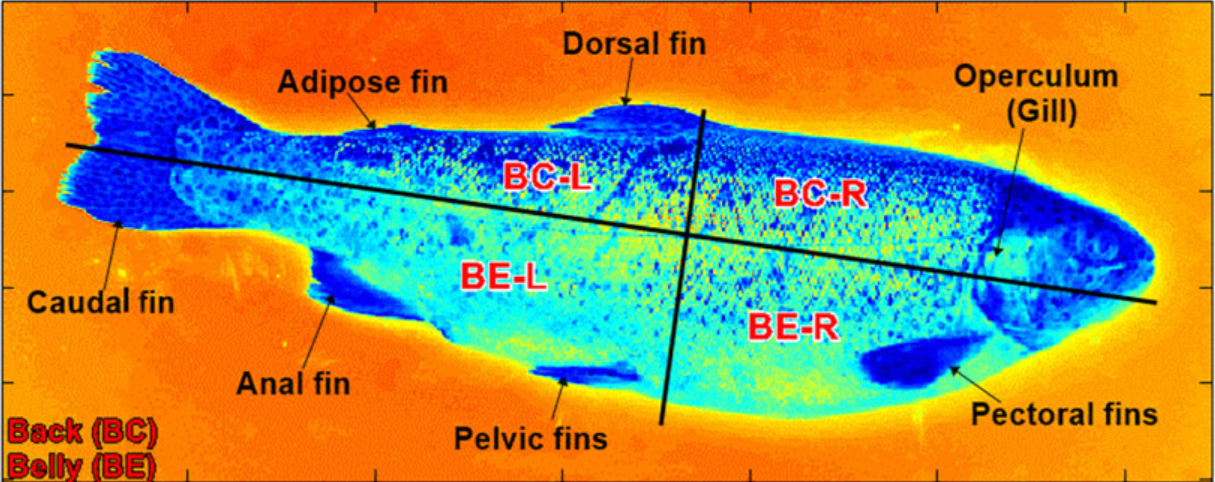
#> input picture histograms/fish.PNG, 1215 x 482 px, found by its file name
$ python 2d_histogram.py
#> lines starting #> are read from the running program, lines starting #| are printed output that depends on the picture
import numpy as np
import cv2
import matplotlib.pyplot as plt
from matplotlib.colors import LogNorm

image = cv2.imread("fish.png")[:, :, :3]
#> image is the input picture: shape (482, 1215, 3); mean B, G, R 80.4, 140.2, 164.2

image_hsv = cv2.cvtColor(image, cv2.COLOR_BGR2HSV)
#> image_hsv: shape (482, 1215, 3); mean H, S, V 46, 235.8, 237.8


# compute RGB histograms
color = ('b','g','r')
plt.figure()
plt.title("RGB histograms")
for i,col in enumerate(color):
    histr = cv2.calcHist([image],[i],None,[256],[0,256])
    plt.plot(histr,color = col)
    plt.xlim([0,256])
plt.show()
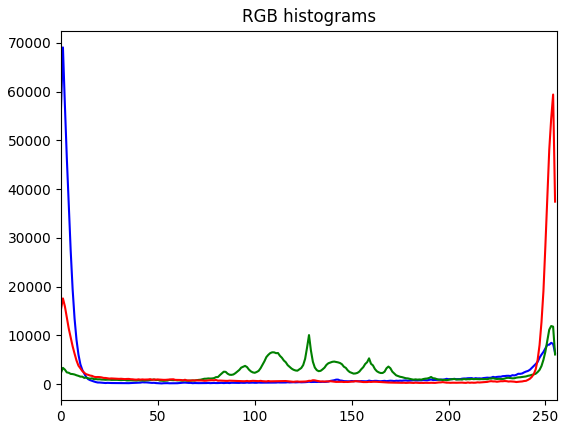
#> figure drawn by matplotlib, 1 panel; curve peaks at x = 1, y = 69094; curve peaks at x = 253, y = 11940; curve peaks at x = 254, y = 59427


# compute 2D histograms in RGB space
# Blue Green histogram
hist = cv2.calcHist([image], [0,1], None, [256, 256], [0, 256, 0, 256])

# blue green map
bg_map = np.zeros((256, 256, 3))
b, g = np.indices(bg_map.shape[:2])
bg_map[:, :, 0] = 0
bg_map[:, :, 1] = g
bg_map[:, :, 2] = b
hist = np.clip(hist*0.05, 0, 1)
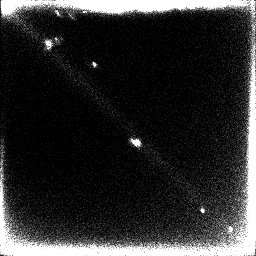
#> hist: shape (256, 256) float32; min 0, max 1, mean 0.176
vis = bg_map*hist[:,:,np.newaxis] / 255.0
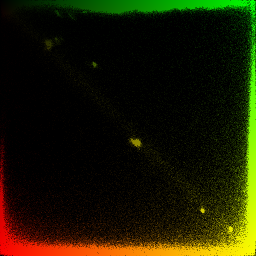
#> vis: shape (256, 256, 3) float64; mean of channels 0, 1, 2 0, 0.101, 0.103; drawn as B, G, R

plt.imshow(vis)
plt.show()


# compute 2D histograms in HSV space
hist = cv2.calcHist([image_hsv], [0, 1], None, [180, 256], [0, 180, 0, 256] )
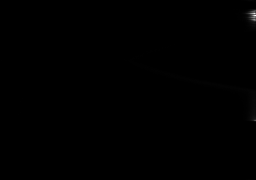
#> hist: shape (180, 256) float32; min 0, max 10676, mean 12.7; drawn with min black and max white
plt.imshow(hist, interpolation='nearest') # , norm=LogNorm(vmin=1, vmax=100))
plt.imshow(hist)
plt.show()

# ====================================================
hsv_map = np.zeros((180, 256, 3), np.uint8)
h, s = np.indices(hsv_map.shape[:2])
hsv_map[:,:,0] = h
hsv_map[:,:,1] = s
hsv_map[:,:,2] = 255
hsv_map = cv2.cvtColor(hsv_map, cv2.COLOR_HSV2BGR)
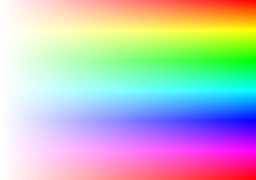
#> hsv_map: shape (180, 256, 3); mean B, G, R 190.8, 190.8, 190.9
cv2.imshow('hsv_map', hsv_map)

hsv = cv2.cvtColor(image, cv2.COLOR_BGR2HSV)
# dark = hsv[...,2] < 32
# hsv[dark] = 0
hist = cv2.calcHist([hsv], [0, 1], None, [180, 256], [0, 180, 0, 256])

hist_scale = 10
hist = np.clip(hist*0.005*hist_scale, 0, 1)
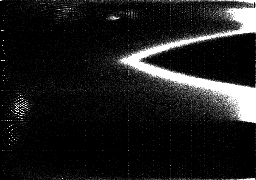
#> hist: shape (180, 256) float32; min 0, max 1, mean 0.11
vis = hsv_map*hist[:,:,np.newaxis] / 255.0
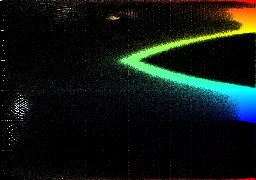
#> vis: shape (180, 256, 3) float32; mean B, G, R 0.0678, 0.0865, 0.0574

plt.imshow(vis)
plt.title("HSV Histogram")
plt.xlabel("Saturation")
plt.ylabel("Hue")
plt.show();
